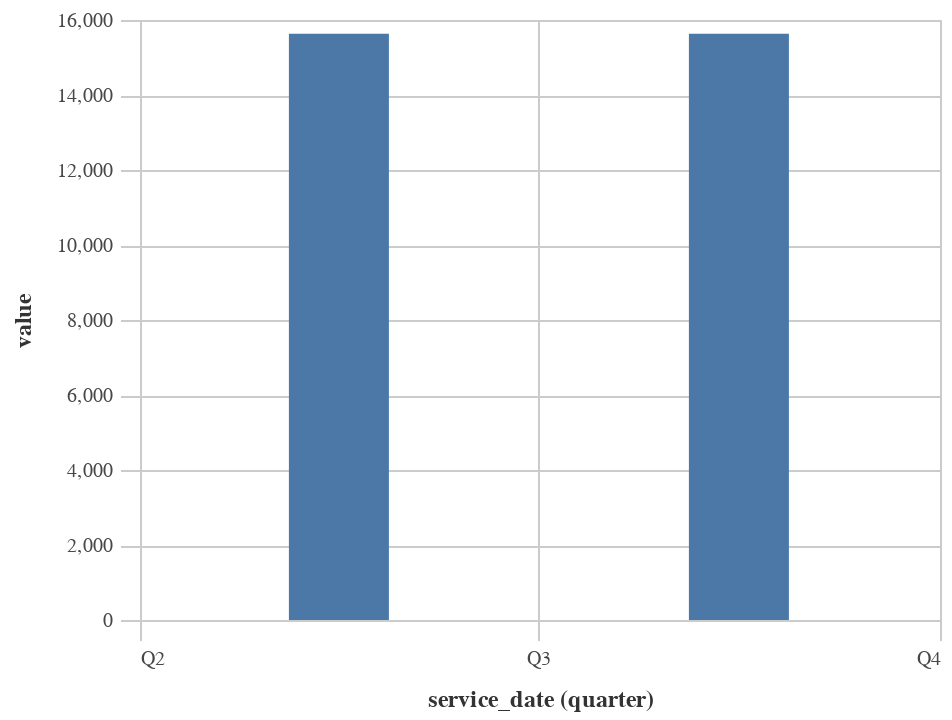

Notebook cell for this chart:
### Code cell
time_series_bar_by_category(service_hours_df2,
                            variable = "total_service_hours",
                            x_col = "quarter(service_date)",
                            y_col = "value"
                           )

### Figure 1 — Vega-Lite specification as saved in the notebook (floating-point values rounded to 4 significant figures)
{"config": {"view": {"continuousWidth": 400, "continuousHeight": 300}, "axis": {"domainColor": "#cbcbcb", "grid": true, "gridColor": "#cbcbcb", "gridWidth": 1, "labelColor": "#474747", "labelFont": "Nunito Sans", "labelFontSize": 10, "labelPadding": 4, "tickColor": "#cbcbcb", "tickSize": 10, "titleColor": "#333", "titleFont": "Raleway", "titleFontSize": 12, "titlePadding": 10}, "axisBand": {"grid": false}, "background": "white", "font": "Raleway", "header": {"labelFont": "Nunito Sans", "titleFont": "Raleway"}, "legend": {"labelColor": "#333", "labelFont": "Nunito Sans", "labelFontSize": 11, "labelLimit": 0, "padding": 1, "symbolSize": 30, "symbolType": "square", "titleColor": "#333", "titleFont": "Raleway", "titleFontSize": 14, "titlePadding": 10}, "title": {"anchor": "middle", "font": "Raleway", "fontSize": 18, "fontWeight": 300, "offset": 20}}, "data": {"name": "data-699c03d655d205f3a79793f4900e49c2"}, "mark": {"type": "bar", "size": 50}, "encoding": {"x": {"field": "service_date", "timeUnit": "quarter", "type": "temporal"}, "y": {"field": "value", "type": "quantitative"}}, "selection": {"selector002": {"type": "interval", "bind": "scales", "encodings": ["x", "y"]}}, "$schema": "https://vega.github.io/schema/vega-lite/v4.17.0.json", "datasets": {"data-699c03d655d205f3a79793f4900e49c2": [{"category": "On SHN", "service_date": "2022-05-04", "variable": "total_service_hours", "value": 15640.0}, {"category": "On SHN", "service_date": "2022-08-17", "variable": "total_service_hours", "value": 15640.0}]}}
